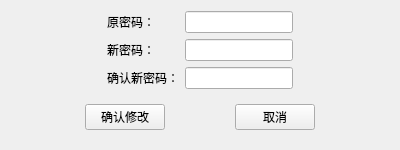
<?xml version="1.0" encoding="UTF-8"?>
<ui version="4.0">
 <class>ModifyPasswd</class>
 <widget class="QWidget" name="ModifyPasswd">
  <property name="geometry">
   <rect>
    <x>0</x>
    <y>0</y>
    <width>400</width>
    <height>150</height>
   </rect>
  </property>
  <property name="windowTitle">
   <string>Form</string>
  </property>
  <layout class="QGridLayout" name="gridLayout_3" rowstretch="1,0">
   <item row="0" column="0">
    <widget class="QWidget" name="widget_4" native="true">
     <layout class="QGridLayout" name="gridLayout">
      <property name="leftMargin">
       <number>0</number>
      </property>
      <property name="topMargin">
       <number>0</number>
      </property>
      <property name="rightMargin">
       <number>0</number>
      </property>
      <property name="bottomMargin">
       <number>0</number>
      </property>
      <item row="1" column="2">
       <widget class="QLineEdit" name="newPwd_LineEdit">
        <property name="echoMode">
         <enum>QLineEdit::Password</enum>
        </property>
       </widget>
      </item>
      <item row="0" column="2">
       <widget class="QLineEdit" name="oldPwd_LineEdit">
        <property name="echoMode">
         <enum>QLineEdit::Password</enum>
        </property>
       </widget>
      </item>
      <item row="1" column="1">
       <widget class="QLabel" name="label_2">
        <property name="text">
         <string>新密码：</string>
        </property>
       </widget>
      </item>
      <item row="1" column="3">
       <spacer name="horizontalSpacer_2">
        <property name="orientation">
         <enum>Qt::Horizontal</enum>
        </property>
        <property name="sizeHint" stdset="0">
         <size>
          <width>40</width>
          <height>20</height>
         </size>
        </property>
       </spacer>
      </item>
      <item row="2" column="1">
       <widget class="QLabel" name="label_3">
        <property name="text">
         <string>确认新密码：</string>
        </property>
       </widget>
      </item>
      <item row="0" column="1">
       <widget class="QLabel" name="label">
        <property name="text">
         <string>原密码：</string>
        </property>
       </widget>
      </item>
      <item row="2" column="2">
       <widget class="QLineEdit" name="lineEdit_3">
        <property name="echoMode">
         <enum>QLineEdit::Password</enum>
        </property>
       </widget>
      </item>
      <item row="1" column="0">
       <spacer name="horizontalSpacer_3">
        <property name="orientation">
         <enum>Qt::Horizontal</enum>
        </property>
        <property name="sizeHint" stdset="0">
         <size>
          <width>40</width>
          <height>20</height>
         </size>
        </property>
       </spacer>
      </item>
     </layout>
    </widget>
   </item>
   <item row="1" column="0">
    <widget class="QWidget" name="widget" native="true">
     <layout class="QGridLayout" name="gridLayout_2">
      <item row="0" column="3">
       <widget class="QPushButton" name="cancel_PushButton">
        <property name="text">
         <string>取消</string>
        </property>
       </widget>
      </item>
      <item row="0" column="0">
       <spacer name="horizontalSpacer">
        <property name="orientation">
         <enum>Qt::Horizontal</enum>
        </property>
        <property name="sizeHint" stdset="0">
         <size>
          <width>40</width>
          <height>20</height>
         </size>
        </property>
       </spacer>
      </item>
      <item row="0" column="1">
       <widget class="QPushButton" name="confirm_PushButton">
        <property name="text">
         <string>确认修改</string>
        </property>
       </widget>
      </item>
      <item row="0" column="4">
       <spacer name="horizontalSpacer_4">
        <property name="orientation">
         <enum>Qt::Horizontal</enum>
        </property>
        <property name="sizeHint" stdset="0">
         <size>
          <width>40</width>
          <height>20</height>
         </size>
        </property>
       </spacer>
      </item>
      <item row="0" column="2">
       <spacer name="horizontalSpacer_5">
        <property name="orientation">
         <enum>Qt::Horizontal</enum>
        </property>
        <property name="sizeHint" stdset="0">
         <size>
          <width>40</width>
          <height>20</height>
         </size>
        </property>
       </spacer>
      </item>
     </layout>
    </widget>
   </item>
  </layout>
 </widget>
 <tabstops>
  <tabstop>oldPwd_LineEdit</tabstop>
  <tabstop>newPwd_LineEdit</tabstop>
  <tabstop>lineEdit_3</tabstop>
 </tabstops>
 <resources/>
 <connections/>
</ui>
